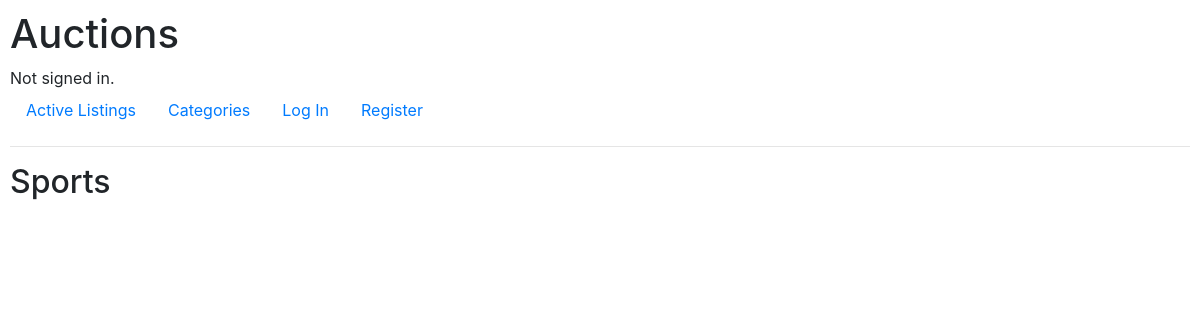
The app's page /Sports, older data.
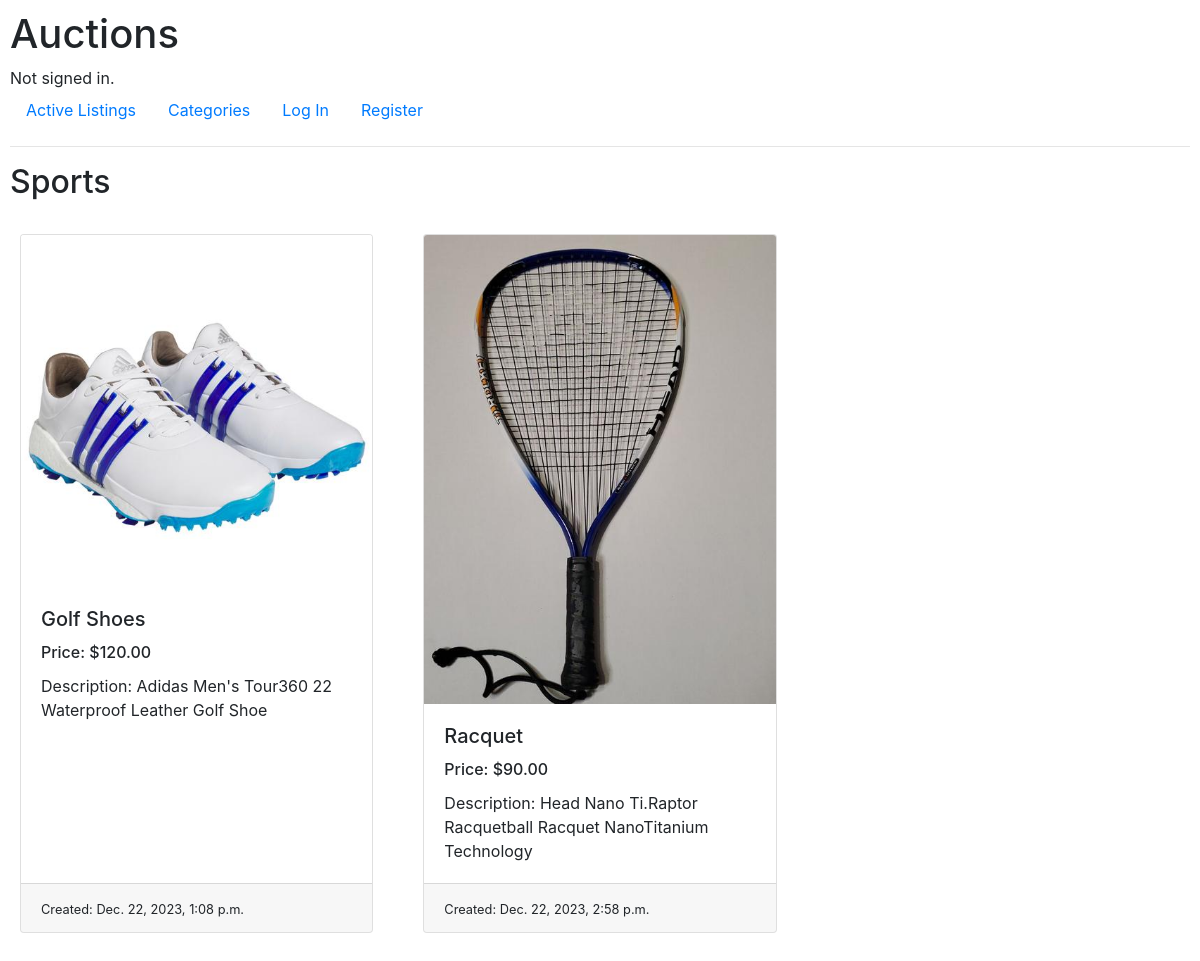
The same page, newer data.
### auctions/models.py (models this page shows, shortened)
class Categorie(models.Model):
    categorie = models.CharField(max_length=200, blank=True, null=True)

class Listing(models.Model):
    product_image = ResizedImageField(size=[500, None], upload_to='files/images', blank=True, null=True)
    product_name = models.CharField(max_length=200, blank=True, null=True)
    product_categorie = models.ForeignKey(Categorie, blank=True, null=True, on_delete=models.CASCADE)
    description = models.CharField(max_length=255, blank=True, null=True)
    price = models.DecimalField(max_digits=10, decimal_places=2)
    date_created = models.DateTimeField(blank=True, null=True)
    seller = models.ForeignKey(User, on_delete=models.CASCADE, blank=True, null=True, related_name='seller')
    winner = models.ForeignKey(User, on_delete=models.CASCADE, blank=True, null=True, related_name='winner')

### auctions/views.py (the view)
# urls.py: path("<str:c>", views.categorie_page, name="categorie_page"),
def categorie_page(request, c):
    c_id = Categorie.objects.get(categorie=c)
    lst = Listing.objects.all().filter(winner=None, product_categorie=c_id)
    if request.user.is_authenticated:
        count = Count_W(request)
        return render(request, "auctions/categorie_page.html", {
            "listings": lst,
            "c": c,
            "count":count
        })
    else:
       return render(request, "auctions/categorie_page.html", {
            "listings": lst,
            "c": c,
        })

### auctions/templates/auctions/categorie_page.html
{% extends "auctions/layout.html" %}
{% block body %}
    <h2>{{c}}</h2>
    <div class="row row-cols-1 row-cols-md-3 g-4">
        {% for listing in listings %}
        {% if listing.winner == None%}
            <div class="col" id="col" style="padding: 25px;" onclick="location.href='{{listing.id}}'">
                <div class="card h-100">
                    <img src="{{ listing.product_image}}" class="card-img-top" alt="No image listed">
                    <div class="card-body">
                        <h5 class="card-title">{{ listing.product_name }}</h5>
                        <h6 class="card-title">Price: ${{ listing.price }}</h6>
                        <p class="card-text">Description: {{ listing.description }}</p>
                    </div>
                    <div class="card-footer">
                        <small class="text-body-secondary">Created: {{ listing.date_created }}</small>
                    </div>
                </div>
            </div>
            {% endif %}
        {% endfor %}
    </div>
{% endblock %}

### auctions/templates/auctions/layout.html (shortened to what this page needs)
{% load static %}
<!DOCTYPE html>
<html lang="en">
    <head>
        <link rel="stylesheet" href="https://stackpath.bootstrapcdn.com/bootstrap/4.4.1/css/bootstrap.min.css">
        <link href="{% static 'auctions/styles.css' %}" rel="stylesheet">
    </head>
    <body>
        <h1>Auctions</h1>
        <div>
            {% if user.is_authenticated %}
                Signed in as <strong>{{ user.username }}</strong>.
            {% else %}
                Not signed in.
            {% endif %}
        </div>
        <ul class="nav">
            <li class="nav-item">
                <a class="nav-link" href="{% url 'index' %}">Active Listings</a>
            </li>
            <li class="nav-item">
                <a class="nav-link" href="{% url 'categories' %}">Categories</a>
            </li>
            {% if user.is_authenticated %}
                <li class="nav-item">
                    <a class="nav-link" href="{% url 'watchlist_page' %}">Watchlist{% if count != 0 %}
                        <span class="badge bg-secondary" style="color:white;">
                        {{count}}
                        </span>
                        {% endif %}</a>
                </li>
                <li class="nav-item">
                    <a class="nav-link" href="{% url 'create' %}">Create Listing</a>
                </li>
                <li class="nav-item">
                    <a class="nav-link" href="{% url 'logout' %}">Log Out</a>
                </li>
            {% else %}
                <li class="nav-item">
                    <a class="nav-link" href="{% url 'login' %}">Log In</a>
                </li>
                <li class="nav-item">
                    <a class="nav-link" href="{% url 'register' %}">Register</a>
                </li>
            {% endif %}
        </ul>
        <hr>
        {% block body %}
        {% endblock %}
    </body>
</html>

### auctions/static/auctions/styles.css (style rules this page uses)
body { padding: 10px; }

Row changes from the older to the newer data that the page shows:
added Listing: product_image (picture), product_name "Golf Shoes", price "120.00", description "Adidas Men's Tour360 22 Waterproof Leather Golf Shoe", date_created "Dec. 22, 2023, 1:08 p.m."
added Listing: product_image (picture), product_name "Racquet", price "90.00", description "Head Nano Ti.Raptor Racquetball Racquet NanoTitanium Technology", date_created "Dec. 22, 2023, 2:58 p.m."
